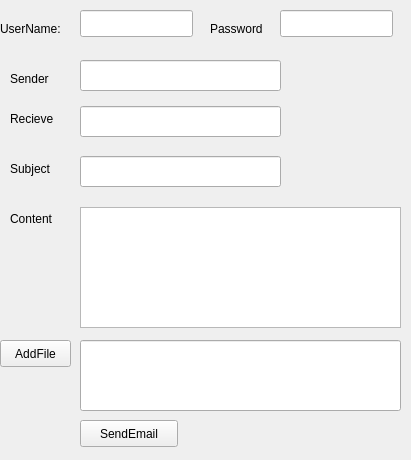
<?xml version="1.0" encoding="UTF-8"?>
<ui version="4.0">
 <class>Form</class>
 <widget class="QWidget" name="Form">
  <property name="geometry">
   <rect>
    <x>0</x>
    <y>0</y>
    <width>411</width>
    <height>460</height>
   </rect>
  </property>
  <property name="windowTitle">
   <string>Form</string>
  </property>
  <widget class="QLineEdit" name="lineEdit">
   <property name="geometry">
    <rect>
     <x>80</x>
     <y>10</y>
     <width>113</width>
     <height>27</height>
    </rect>
   </property>
  </widget>
  <widget class="QLineEdit" name="lineEdit_2">
   <property name="geometry">
    <rect>
     <x>280</x>
     <y>10</y>
     <width>113</width>
     <height>27</height>
    </rect>
   </property>
  </widget>
  <widget class="QLabel" name="label">
   <property name="geometry">
    <rect>
     <x>0</x>
     <y>20</y>
     <width>71</width>
     <height>17</height>
    </rect>
   </property>
   <property name="text">
    <string>UserName:</string>
   </property>
  </widget>
  <widget class="QLabel" name="label_2">
   <property name="geometry">
    <rect>
     <x>210</x>
     <y>20</y>
     <width>66</width>
     <height>17</height>
    </rect>
   </property>
   <property name="text">
    <string>Password</string>
   </property>
  </widget>
  <widget class="QLabel" name="label_3">
   <property name="geometry">
    <rect>
     <x>10</x>
     <y>70</y>
     <width>66</width>
     <height>17</height>
    </rect>
   </property>
   <property name="text">
    <string>Sender</string>
   </property>
  </widget>
  <widget class="QLineEdit" name="lineEdit_3">
   <property name="geometry">
    <rect>
     <x>80</x>
     <y>60</y>
     <width>201</width>
     <height>31</height>
    </rect>
   </property>
  </widget>
  <widget class="QLineEdit" name="lineEdit_4">
   <property name="geometry">
    <rect>
     <x>80</x>
     <y>106</y>
     <width>201</width>
     <height>31</height>
    </rect>
   </property>
  </widget>
  <widget class="QLabel" name="label_4">
   <property name="geometry">
    <rect>
     <x>10</x>
     <y>110</y>
     <width>66</width>
     <height>17</height>
    </rect>
   </property>
   <property name="text">
    <string>Recieve</string>
   </property>
  </widget>
  <widget class="QLabel" name="label_5">
   <property name="geometry">
    <rect>
     <x>10</x>
     <y>160</y>
     <width>66</width>
     <height>17</height>
    </rect>
   </property>
   <property name="text">
    <string>Subject</string>
   </property>
  </widget>
  <widget class="QLineEdit" name="lineEdit_5">
   <property name="geometry">
    <rect>
     <x>80</x>
     <y>156</y>
     <width>201</width>
     <height>31</height>
    </rect>
   </property>
  </widget>
  <widget class="QTextEdit" name="textEdit">
   <property name="geometry">
    <rect>
     <x>80</x>
     <y>207</y>
     <width>321</width>
     <height>121</height>
    </rect>
   </property>
  </widget>
  <widget class="QLabel" name="label_6">
   <property name="geometry">
    <rect>
     <x>10</x>
     <y>210</y>
     <width>66</width>
     <height>17</height>
    </rect>
   </property>
   <property name="text">
    <string>Content</string>
   </property>
  </widget>
  <widget class="QPushButton" name="pushButton">
   <property name="geometry">
    <rect>
     <x>0</x>
     <y>340</y>
     <width>71</width>
     <height>27</height>
    </rect>
   </property>
   <property name="text">
    <string>AddFile</string>
   </property>
  </widget>
  <widget class="QLineEdit" name="lineEdit_6">
   <property name="geometry">
    <rect>
     <x>80</x>
     <y>340</y>
     <width>321</width>
     <height>71</height>
    </rect>
   </property>
  </widget>
  <widget class="QPushButton" name="pushButton_2">
   <property name="geometry">
    <rect>
     <x>80</x>
     <y>420</y>
     <width>98</width>
     <height>27</height>
    </rect>
   </property>
   <property name="text">
    <string>SendEmail</string>
   </property>
  </widget>
 </widget>
 <resources/>
 <connections/>
</ui>
